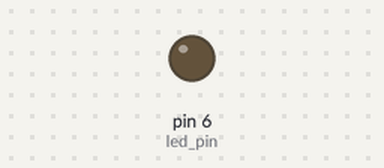
Simulated run of this sketch. Board: Arduino Uno, built with avr-gcc and run on an emulated ATmega328P. Shown: output pins drawn as LEDs (lit = HIGH).

Above: at 0.05 s.
At 1.5 s:
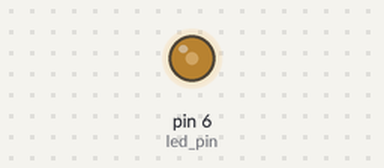
At 3.0 s:
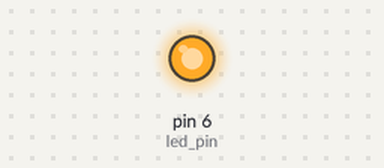
Timing chart, 0 to 6.9 s (numbered marks = the images above):
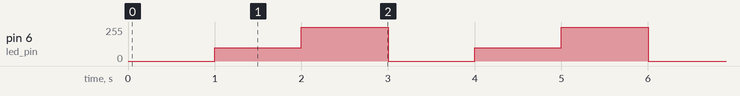

Measured:
- by itself, pin 6 (led_pin): repeats every 3.0 s: 255/255 1.0 s, 0/255 1.0 s, 100/255 1.0 s

The sketch:

sketch_oct09d.ino
```cpp
const int led_pin = 6;
void setup() {
  pinMode (led_pin,OUTPUT);

}

void loop() {
  analogWrite(led_pin,0);
  delay (1000);
  analogWrite (led_pin,100);
  delay (1000);
  analogWrite ( led_pin,255);
  delay (1000);

}
```
